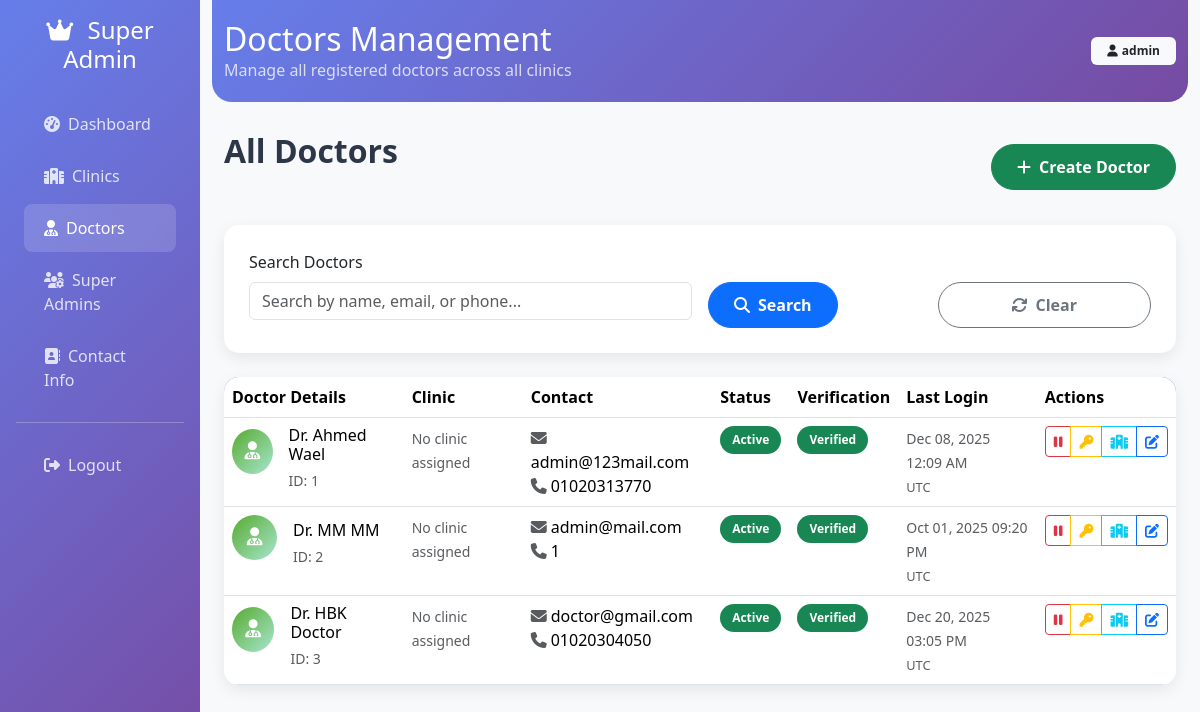
The page /superadmin/doctors (signed in) on the database as committed earlier.
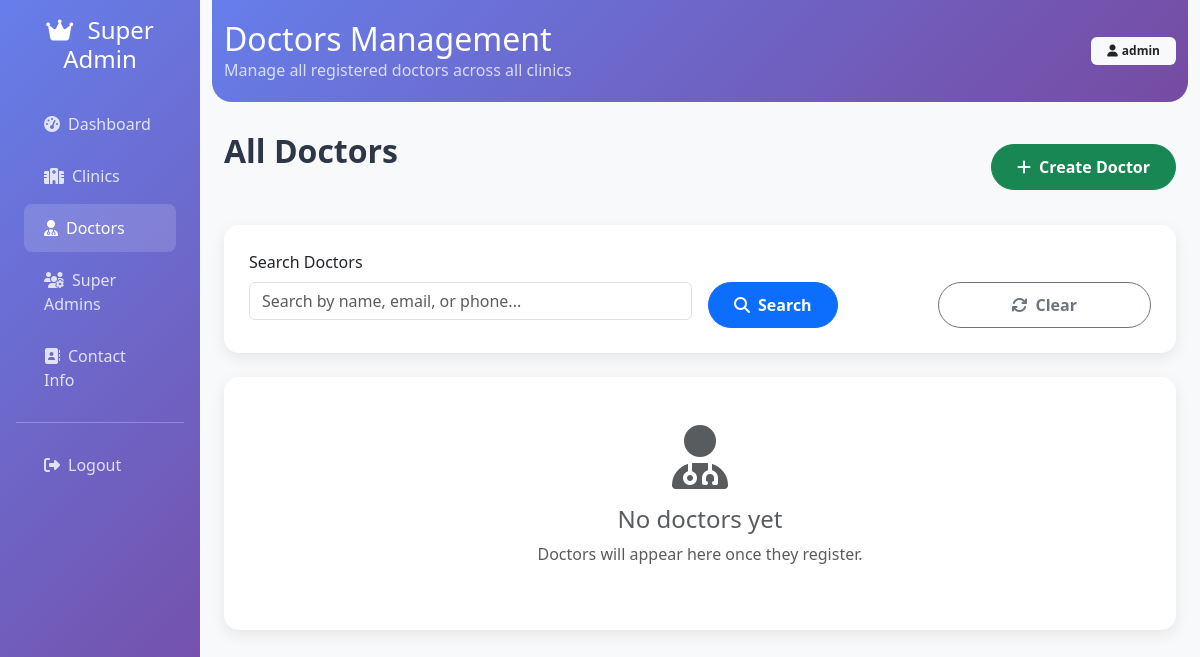
The same page on the database as committed later.
### models.py (models this page shows, shortened)
class SuperAdmin(UserMixin, db.Model):
    __tablename__ = 'super_admin'
    id = db.Column(db.Integer, primary_key=True)
    username = db.Column(db.String(80), unique=True, nullable=False)
    email = db.Column(db.String(120), unique=True, nullable=False)
    password_hash = db.Column(db.String(200), nullable=False)
    created_at = db.Column(db.DateTime, default=datetime.utcnow)
    last_login = db.Column(db.DateTime)
    is_active = db.Column(db.Boolean, default=True)

class Doctor(UserMixin, db.Model):
    __tablename__ = 'doctor'
    id = db.Column(db.Integer, primary_key=True)
    clinic_id = db.Column(db.Integer, db.ForeignKey('clinic.id'), nullable=True)
    first_name = db.Column(db.String(100), nullable=False)
    last_name = db.Column(db.String(100), nullable=False)
    email = db.Column(db.String(120), unique=True, nullable=False)
    phone = db.Column(db.String(20), unique=True, nullable=False)
    password = db.Column(db.String(200), nullable=False)
    verified = db.Column(db.Boolean, default=False)
    is_active = db.Column(db.Boolean, default=True)
    role = db.Column(db.String(50), default='doctor')  # doctor, admin
    created_at = db.Column(db.DateTime, default=datetime.utcnow)
    last_login = db.Column(db.DateTime)
    patients = db.relationship('Patient', backref='doctor', lazy=True)

### app.py (the view, shortened to what this page needs)
@app.route('/superadmin/doctors')
@login_required
def superadmin_doctors():
    if not isinstance(current_user, SuperAdmin):
        flash('Access denied. Super Admin privileges required.', 'danger')
        return redirect(url_for('login'))
    page = request.args.get('page', 1, type=int)
    search = request.args.get('search', '', type=str)
    query = Doctor.query.join(Clinic, Doctor.clinic_id == Clinic.id, isouter=True)
    doctors = query.paginate(page=page, per_page=20, error_out=False)
    clinics = Clinic.query.filter_by(is_active=True).all()
    return render_template('superadmin/doctors.html', doctors=doctors, search=search, clinics=clinics)

### app.py (called while the page is built, shortened)
def convert_to_utc_time(time_obj):
    if time_obj is None:
        return None
    if time_obj.tzinfo is not None:
        return time_obj.astimezone(pytz.utc)
    return pytz.utc.localize(time_obj)

@app.template_filter('utc_time')
def utc_time_filter(time_obj):
    if time_obj is None:
        return None
    utc_time = convert_to_utc_time(time_obj)
    return utc_time

@login_manager.user_loader
def load_user(user_id):
    if user_id.startswith('doctor_'):
        actual_id = int(user_id.replace('doctor_', ''))
        user = Doctor.query.get(actual_id)
        if user:
            return user
    elif user_id.startswith('superadmin_'):
        actual_id = int(user_id.replace('superadmin_', ''))
        user = SuperAdmin.query.get(actual_id)
        if user:
            return user
    return None

@app.context_processor
def inject_global_vars():
    try:
        contact_info = AdminContactInfo.get_contact_info()
        from datetime import datetime
        current_year = datetime.now().year
        return {
            'contact_info': contact_info,
            'current_year': current_year
        }
    except Exception as e:
        from datetime import datetime
        return {
            'contact_info': None,
            'current_year': datetime.now().year
        }

### models.py (called while the page is built, shortened)
    @classmethod
    def get_contact_info(cls):
        info = cls.query.first()
        return info

### templates/superadmin/doctors.html (shortened to what this page needs)
{% extends "superadmin/base.html" %}
{% block header_title %}Doctors Management{% endblock %}
{% block header_subtitle %}Manage all registered doctors across all clinics{% endblock %}
{% block content %}
<div class="d-flex justify-content-between align-items-center mb-4">
    <h2 class="page-title">All Doctors</h2>
    <a href="{{ url_for('superadmin_create_doctor') }}" class="btn btn-success btn-custom">
        <i class="fas fa-plus me-2"></i>Create Doctor
    </a>
</div>
<div class="stats-card mb-4">
    <form method="GET" class="row g-3">
        <div class="col-md-6">
            <label for="search" class="form-label">Search Doctors</label>
            <input type="text" class="form-control" id="search" name="search"
                   value="{{ search }}" placeholder="Search by name, email, or phone...">
        </div>
        <div class="col-md-3">
            <label class="form-label">&nbsp;</label>
            <button type="submit" class="btn btn-primary btn-custom d-block">
                <i class="fas fa-search me-2"></i>Search
            </button>
        </div>
        <div class="col-md-3">
            <label class="form-label">&nbsp;</label>
            <a href="{{ url_for('superadmin_doctors') }}" class="btn btn-outline-secondary btn-custom d-block">
                <i class="fas fa-refresh me-2"></i>Clear
            </a>
        </div>
    </form>
</div>
<div class="table-custom">
    {% if doctors.items %}
    <table class="table table-hover mb-0">
        <thead>
            <tr>
                <th>Doctor Details</th>
                <th>Clinic</th>
                <th>Contact</th>
                <th>Status</th>
                <th>Verification</th>
                <th>Last Login</th>
                <th>Actions</th>
            </tr>
        </thead>
        <tbody>
            {% for doctor in doctors.items %}
            <tr>
                <td>
                    <div class="d-flex align-items-center">
                        <div class="stats-icon bg-gradient-success me-3" style="width: 45px; height: 45px; font-size: 18px;">
                            <i class="fas fa-user-md"></i>
                        </div>
                        <div>
                            <h6 class="mb-1">Dr. {{ doctor.first_name }} {{ doctor.last_name }}</h6>
                            <small class="text-muted">ID: {{ doctor.id }}</small>
                        </div>
                    </div>
                </td>
                <td>
                    {% if doctor.clinic %}
                    <div>
                        <h6 class="mb-0">{{ doctor.clinic.name }}</h6>
                        <small class="text-muted">{{ doctor.clinic.subscription_type.title() }} Plan</small>
                    </div>
                    {% else %}
                    <small class="text-muted">No clinic assigned</small>
                    {% endif %}
                </td>
                <td>
                    <div>
                        <div><i class="fas fa-envelope text-muted me-1"></i>{{ doctor.email }}</div>
                        <div><i class="fas fa-phone text-muted me-1"></i>{{ doctor.phone }}</div>
                    </div>
                </td>
                <td>
                    <span class="badge badge-custom bg-{{ 'success' if doctor.is_active else 'danger' }}">
                        {{ 'Active' if doctor.is_active else 'Inactive' }}
                    </span>
                </td>
                <td>
                    <span class="badge badge-custom bg-{{ 'success' if doctor.verified else 'warning' }}">
                        {{ 'Verified' if doctor.verified else 'Unverified' }}
                    </span>
                </td>
                <td>
                    {% if doctor.last_login %}
                    {% set utc_time = doctor.last_login | utc_time %}
                    <small class="text-muted">{{ utc_time.strftime('%b %d, %Y %I:%M %p') if utc_time else 'Never' }}</small>
                    <br><small class="text-muted" style="font-size: 0.8em;">UTC</small>
                    {% else %}
                    <small class="text-muted">Never</small>
                    {% endif %}
                </td>
                <td>
                    <div class="btn-group btn-group-sm">
                        <button class="btn btn-outline-{{ 'danger' if doctor.is_active else 'success' }}"
                                onclick="toggleDoctorStatus({{ doctor.id }}, {{ doctor.is_active|lower }})"
                                title="{{ 'Deactivate' if doctor.is_active else 'Activate' }}">
                            <i class="fas fa-{{ 'pause' if doctor.is_active else 'play' }}"></i>
                        </button>
                        <button class="btn btn-outline-warning"
                                onclick="showResetPasswordModal({{ doctor.id }}, '{{ doctor.first_name }} {{ doctor.last_name }}')"
                                title="Reset Password">
                            <i class="fas fa-key"></i>
                        </button>
                        <button class="btn btn-outline-info"
                                onclick="showAssignClinicModal({{ doctor.id }}, '{{ doctor.first_name }} {{ doctor.last_name }}', {{ doctor.clinic_id or 'null' }})"
                                title="Assign Clinic">
                            <i class="fas fa-hospital"></i>
                        </button>
                        <a href="{{ url_for('superadmin_edit_doctor', doctor_id=doctor.id) }}"
                           class="btn btn-outline-primary btn-sm"
                           title="Edit Doctor">
                            <i class="fas fa-edit"></i>
                        </a>
                    </div>
                </td>
            </tr>
            {% endfor %}
        </tbody>
    </table>
    {% else %}
    <div class="text-center py-5">
        <i class="fas fa-user-md text-muted mb-3" style="font-size: 4rem;"></i>
        <h4 class="text-muted">{{ 'No doctors found' if search else 'No doctors yet' }}</h4>
        <p class="text-muted">
            {{ 'Try adjusting your search criteria.' if search else 'Doctors will appear here once they register.' }}
        </p>
    </div>
    {% endif %}
</div>
{% endblock %}

### templates/superadmin/base.html (shortened to what this page needs)
<!DOCTYPE html>
<html lang="en">
<head>
    <link rel="stylesheet" href="https://cdn.jsdelivr.net/npm/bootstrap@5.3.2/dist/css/bootstrap.min.css">
    <link rel="stylesheet" href="https://cdn.jsdelivr.net/npm/bootstrap-icons@1.11.0/font/bootstrap-icons.css">
    <link rel="stylesheet" href="https://cdnjs.cloudflare.com/ajax/libs/font-awesome/6.4.0/css/all.min.css">
</head>
<body>
    <div class="container-fluid">
        <div class="row">
            <div class="col-md-3 col-lg-2 px-0 sidebar">
                <div class="p-3">
                    <h4 class="text-white text-center mb-4">
                        <i class="fas fa-crown me-2"></i>
                        Super Admin
                    </h4>
                    <nav class="nav flex-column">
                        <a class="nav-link {% if request.endpoint == 'superadmin_dashboard' %}active{% endif %}"
                           href="{{ url_for('superadmin_dashboard') }}">
                            <i class="fas fa-tachometer-alt me-2"></i>Dashboard
                        </a>
                        <a class="nav-link {% if request.endpoint in ['superadmin_clinics', 'superadmin_create_clinic', 'superadmin_clinic_detail'] %}active{% endif %}"
                           href="{{ url_for('superadmin_clinics') }}">
                            <i class="fas fa-hospital me-2"></i>Clinics
                        </a>
                        <a class="nav-link {% if request.endpoint == 'superadmin_doctors' %}active{% endif %}"
                           href="{{ url_for('superadmin_doctors') }}">
                            <i class="fas fa-user-md me-2"></i>Doctors
                        </a>
                        <a class="nav-link {% if request.endpoint in ['superadmin_admins', 'superadmin_create_admin'] %}active{% endif %}"
                           href="{{ url_for('superadmin_admins') }}">
                            <i class="fas fa-users-cog me-2"></i>Super Admins
                        </a>
                        <a class="nav-link {% if request.endpoint == 'superadmin_contact' %}active{% endif %}"
                           href="{{ url_for('superadmin_contact') }}">
                            <i class="fas fa-address-book me-2"></i>Contact Info
                        </a>
                        <hr class="text-white">
                        <a class="nav-link" href="{{ url_for('superadmin_logout') }}">
                            <i class="fas fa-sign-out-alt me-2"></i>Logout
                        </a>
                    </nav>
                </div>
            </div>
            <div class="col-md-9 col-lg-10 main-content">
                <div class="admin-header">
                    <div class="container-fluid">
                        <div class="d-flex justify-content-between align-items-center">
                            <div>
                                <h2 class="mb-0">{% block header_title %}Super Admin Panel{% endblock %}</h2>
                                <p class="mb-0 opacity-75">{% block header_subtitle %}Manage clinics, doctors, and system settings{% endblock %}</p>
                            </div>
                            <div>
                                <span class="badge bg-light text-dark px-3 py-2">
                                    <i class="fas fa-user me-1"></i>{{ current_user.username }}
                                </span>
                            </div>
                        </div>
                    </div>
                </div>
                <div class="container-fluid">
                    {% block content %}{% endblock %}
                </div>
            </div>
        </div>
    </div>
</body>
</html>

### templates/superadmin/base.html (style rules this page uses)
.sidebar { min-height: 100vh; background: linear-gradient(135deg, #667eea 0%, #764ba2 100%); box-shadow: 2px 0 10px rgba(0,0,0,0.1); }
.sidebar .nav-link { color: rgba(255,255,255,0.8); padding: 12px 20px; border-radius: 8px; margin: 2px 8px; transition: all 0.3s ease; }
.sidebar .nav-link:hover, .sidebar .nav-link.active { background: rgba(255,255,255,0.15); color: white; backdrop-filter: blur(10px); }
.main-content { background: #f8f9fa; min-height: 100vh; }
.admin-header { background: linear-gradient(135deg, #667eea 0%, #764ba2 100%); color: white; padding: 20px 0; margin-bottom: 30px; border-radius: 0 0 20px 20px; }
.stats-card { background: white; border-radius: 15px; padding: 25px; box-shadow: 0 5px 15px rgba(0,0,0,0.08); border: none; transition: transform 0.3s ease, box-shadow 0.3s ease; }
.page-title { color: #2d3748; font-weight: 700; margin-bottom: 30px; }
.btn-custom { border-radius: 25px; padding: 10px 25px; font-weight: 600; transition: all 0.3s ease; }
.table-custom { background: white; border-radius: 15px; overflow: hidden; box-shadow: 0 5px 15px rgba(0,0,0,0.08); }

Rows that differ between the two databases and show on the page:
removed Doctor: first_name "Ahmed", last_name "Wael", id "1", email "admin@123mail.com", phone "01020313770", is_active "Active", verified "Verified", utc_time "Dec 08, 2025 12:09 AM"
removed Doctor: first_name "MM", last_name "MM", id "2", email "admin@mail.com", phone "1", is_active "Active", verified "Verified", utc_time "Oct 01, 2025 09:20 PM"
removed Doctor: first_name "HBK", last_name "Doctor", id "3", email "doctor@gmail.com", phone "01020304050", is_active "Active", verified "Verified", utc_time "Dec 20, 2025 03:05 PM"
Other text that changed with them:
{{ 'No doctors found' if search else 'No doctors yet' }}: (not shown) → "No doctors yet"
text no longer shown: "Doctor Details Clinic Contact Status Verification Last Login Actions"
text now shown: "Doctors will appear here once they register."
